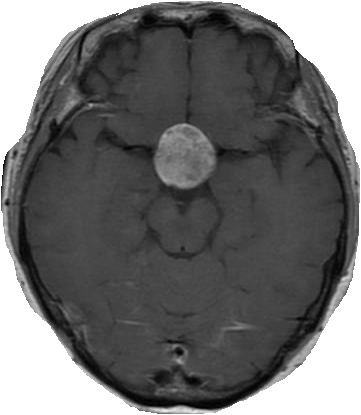
#> input picture processed images/1.PNG, 361 x 415 px, found by its file name
$ jupyter execute --allow-errors 'Feature Extraction.ipynb'   (shell and % lines are left out)   (older library calls are emulated)
#> lines starting #> are read from the running program, lines starting #| are printed output that depends on the picture; after the words box and inside, x2 and y2 are one past the last pixel; in counts of white or black regions, pixels touching at a corner belong together
[cell 1]
import os
import cv2
import numpy as np
import pandas as pd
import matplotlib.pyplot as plt
from skimage.io import imread, imshow
from skimage.filters import prewitt_h,prewitt_v
import imutils
from tqdm import tqdm
from PIL import Image
from scipy.stats import kurtosis
from skimage import io, filters, measure
import warnings
warnings.filterwarnings("ignore")
from skimage.feature import graycomatrix, graycoprops
from scipy.stats import skew

# DF of image paths:

[cell 2]
# [8 lines of commented-out code are left out]
data = 'C:/Users/Lenovo/Documents/MyProjects/Machine learning/Brain Tumor Detection/dataset/Testing'
No_tumor = 'C:/Users/Lenovo/Documents/MyProjects/Machine learning/Brain Tumor Detection/dataset/Testing/notumor'
glioma_tumor = 'C:/Users/Lenovo/Documents/MyProjects/Machine learning/Brain Tumor Detection/dataset/Testing/glioma'
meningioma_tumor = 'C:/Users/Lenovo/Documents/MyProjects/Machine learning/Brain Tumor Detection/dataset/Testing/meningioma'
pituitary_tumor = 'C:/Users/Lenovo/Documents/MyProjects/Machine learning/Brain Tumor Detection/dataset/Testing/pituitary'

[cell 3]
dirlist=[No_tumor, glioma_tumor, meningioma_tumor, pituitary_tumor]
classes=['No', 'glioma', 'meningioma', 'pituitary']
filepaths=[]
labels=[]
#> (the rest of this cell did not finish here and is left out)

[cell 4]
paths = pd.read_csv('testing_paths.csv')
#> (reads Final Notebook/testing_paths.csv from the repository)
paths.head()

[cell 5]
paths['Label'].value_counts()

### Images df

[cell 6]
# [16 lines of commented-out code are left out]

## Preprocessing

[cell 7]
"""
Finds the extreme points on the image and crops the rectangular out of them
"""
# [24 lines left out: function crop_img, not called in this run]

## Image Features

[cell 8]
"""
Finds important features extracted from the main image
"""
def image_features(path):
    # image_feature_data = [mean, std, entropy, rms, kurtios, hmi]
    image_feature_data = []
    ########################### First order statical features #############################################
    img = cv2.imread(path)
    # Mean of image
    mean_of_img = np.mean(img)
    image_feature_data.append(mean_of_img)

    # Standard deviation of image
    std_of_img = np.std(img)
    image_feature_data.append(std_of_img)

    # Vaiance of image
    # Convert the image to a NumPy array
    image_array = np.array(img)
    # Compute the variance of the pixel intensities
    variance = np.var(image_array)
    image_feature_data.append(variance)

    # Skewness of image
    # Flatten the array to a 1D array of pixel intensities
    pixel_values = image_array.flatten()
    # Compute the skewness of the pixel intensities
    skewness = skew(pixel_values)
    image_feature_data.append(skewness)

    gray = cv2.cvtColor(img, cv2.COLOR_RGB2GRAY)
    ########################### Enotropy #############################################
    # Compute the histogram of the image
    hist, _ = np.histogram(gray, bins=256, range=(0, 255))
    # Normalize the histogram
    hist = hist / np.sum(hist)
    # Compute the entropy of the image
    entropy = -np.sum(hist * np.log2(hist + 1e-9))
    image_feature_data.append(entropy)

    ########################### RMS #############################################
    # Compute the RMS of the image
    rms = np.sqrt(np.mean(np.square(img)))
    image_feature_data.append(rms)

    ########################### kurtosis #############################################
    # Calculate the kurtosis of the image
    k = kurtosis(img.flatten())
    image_feature_data.append(k)
    ########################### HMI #############################################
    # Calculate the image moments of the grayscale image
    moments = cv2.moments(gray)
    # Calculate the centroid of the grayscale image
    cx = int(moments['m10'] / moments['m00'])
    cy = int(moments['m01'] / moments['m00'])
    # Define the radius of the circular mask
    radius = int(min(gray.shape) * 0.4)
    # Create the circular mask
    mask = np.zeros_like(gray)
    cv2.circle(mask, (cx, cy), radius, 255, -1)
    # Apply the mask to the grayscale image
    masked_gray = cv2.bitwise_and(gray, gray, mask=mask)
    # Calculate the Hu moments of the masked grayscale image
    hu_moments = cv2.HuMoments(cv2.moments(masked_gray)).flatten()
    # Normalize the Hu moments
    hu_moments_normalized = -np.sign(hu_moments) * np.log10(np.abs(hu_moments))
    # Extract the first four Hu moment invariants
    # (HU1) brightness or intensity of the image
    # (HU2) is related to the symmetry of the image around its vertical axis
    # (HU3) is related to the symmetry of the image around its horizontal axis.
    # (HU4) is related to the skewness of the image, or the degree to which it is asymmetrical.
    hu_invariants = hu_moments_normalized[:4]
    image_feature_data.append(hu_moments_normalized[0])
    image_feature_data.append(hu_moments_normalized[1])
    image_feature_data.append(hu_moments_normalized[2])
    image_feature_data.append(hu_moments_normalized[3])
    return image_feature_data


"""
Finds GLCM features extracted from the main image
"""
# [22 lines left out: function get_feature, not called in this run]

# [4 lines of commented-out code are left out]

## Extract Tumor features

[cell 9]
"""
1. Finds the contours of the image
2. then extract the tumor contours
3. then extract the mean of area, perimeter, minor ans major axis of contour
"""
# the mean of all tumor contours
# [92 lines left out: function image_process_tumor_extraction, not called in this run]

# [4 lines of commented-out code are left out]

# Create Features DataFrame

[cell 10]
frames = ['Mean', 'std', 'Variance', 'Skewness', 'Entropy', 'RMS', 'Kurtios', 'HMI1', 'HMI2', 'HMI3', 'HMI4','Area','Perimeter', 'Circle','Convex Area','Solidity','Equivalent Diameter','Major Axis','Minor Axis',\
                             'contrast1','contrast2','contrast3','contrast4','dissimilarity1','dissimilarity2','dissimilarity3','dissimilarity4','homogeneity1','homogeneity2','homogeneity3','homogeneity4',\
                             'energy1','energy2','energy3','energy4','correlation1','correlation2','correlation3','correlation4','Class']
data = pd.DataFrame(columns=frames)
# features_tumor_array = [area_of_tumor_contours, perimeter_of_tumor_contours, circulatory_of_tumor_contours,
#                            convexity_of_tumor_contours, fractal_dimension_tumor_contours, solidity_tumor_contours
#                            major_axis, minor_axis, eccentricity_tumor_contours]

#> (the rest of this cell did not finish here and is left out)

[cell 11]
data.columns

#> (a cell that did not finish here is left out)

[cell 13]
data.to_csv('testing_dataset.csv', index=False)

[cell 14]
data.shape

# Processing Images & Feature extraction
this part is trials on single images from each class

[cell 15]
"""
Finds the extreme points on the image and crops the rectangular out of them
"""
def crop_img(path):
    img = cv2.imread(path)
#> img is the input picture: shape (415, 361, 3); min 0, max 255, mean 110.5
#     plt.imshow(img)
#     plt.show()
#     print(img.shape)
    gray = cv2.cvtColor(img, cv2.COLOR_RGB2GRAY)
#     print(gray.shape)
    gray = cv2.GaussianBlur(gray, (3, 3), 0)

    # threshold the image, then perform a series of erosions +
    # dilations to remove any small regions of noise
    thresh = cv2.threshold(gray, 55, 255, cv2.THRESH_BINARY)[1]
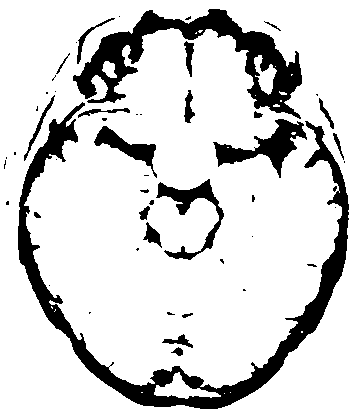
#> thresh: shape (415, 361); 83.9% white; 52 black regions (30 under 20 px), largest, box (x1, y1, x2, y2) and area: (18, 102, 349, 409) 10869, (73, 9, 302, 119) 7042, (213, 119, 307, 178) 1835
    thresh = cv2.erode(thresh, None, iterations=2)
#> thresh: shape (415, 361); 74.3% white; 20 black regions, largest, box (x1, y1, x2, y2) and area: (16, 7, 351, 411) 31766, (92, 124, 226, 262) 4550, (160, 332, 195, 358) 517
    thresh = cv2.dilate(thresh, None, iterations=2)
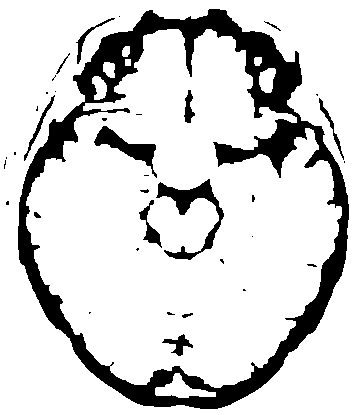
#> thresh: shape (415, 361); 83.2% white; 36 black regions (22 under 20 px)

    # find contours in thresholded image, then grab the largest one
    cnts = cv2.findContours(thresh.copy(), cv2.RETR_EXTERNAL, cv2.CHAIN_APPROX_SIMPLE)
#> cnts = 1 contour; box (x1, y1, x2, y2) and area: (0, 0, 361, 415) 149040
    cnts = imutils.grab_contours(cnts)
#> cnts = [[[0, 0], [0, 414], [360, 414], [360, 0]]]
    c = max(cnts, key=cv2.contourArea)
#> c = [[0, 0], [0, 414], [360, 414], [360, 0]]

    # find the extreme points
    extLeft = tuple(c[c[:, :, 0].argmin()][0])
#> extLeft = (0, 0)
    extRight = tuple(c[c[:, :, 0].argmax()][0])
#> extRight = (360, 414)
    extTop = tuple(c[c[:, :, 1].argmin()][0])
#> extTop = (0, 0)
    extBot = tuple(c[c[:, :, 1].argmax()][0])
#> extBot = (0, 414)
    ADD_PIXELS = 0
    new_img = img[extTop[1]-ADD_PIXELS:extBot[1]+ADD_PIXELS, extLeft[0]-ADD_PIXELS:extRight[0]+ADD_PIXELS].copy()
    plt.imshow(new_img)
    plt.title("croped Image")
    plt.show()
    return new_img


"""
1. Finds the contours of the image
2. then extract the tumor contours
3. then extract the mean of area, perimeter, minor ans major axis of contour
"""
# the mean of all tumor contours
def image_process_tumor_extraction(img):
    dim=(500,590)
    img = cv2.resize(img, dim)
#> img: shape (590, 500, 3)
    img_tumor = img.copy()
    gray_img = cv2.cvtColor(img, cv2.COLOR_BGR2GRAY)
#     print(gray_img.shape)
    blur_img = cv2.GaussianBlur(gray_img, (5, 5), 0)

    ret, thres_img = cv2.threshold(blur_img,100,255,cv2.THRESH_BINARY)
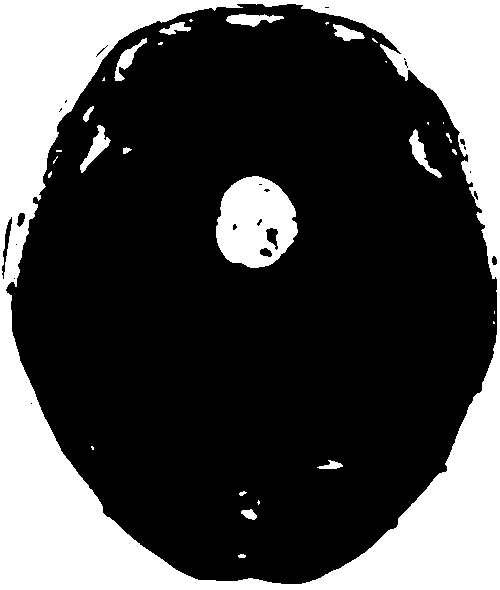
#> thres_img: shape (590, 500); 29.2% white; 31 white regions (15 under 20 px)

    titles = ['Original Image', 'Gray Scale','Blured Image', \
              'Threshold Image']
    images_phases = [img, gray_img,blur_img, thres_img]
    for i in range(len(images_phases)):
        plt.subplot(2,2,i+1),plt.imshow(images_phases[i],'gray')
        plt.title(titles[i])
        plt.xticks([]),plt.yticks([])
#> this loop made 4 passes
    plt.show()

    contours, hierarchy = cv2.findContours(thres_img, cv2.RETR_TREE, cv2.CHAIN_APPROX_SIMPLE)
#> contours = 60 contours, 37 with area under 20; largest, box (x1, y1, x2, y2) and area: (0, 0, 500, 590) 293911, (5, 3, 498, 585) 217538, (216, 176, 298, 268) 5611, (80, 125, 111, 173) 423, (409, 129, 442, 178) 384
    full_contoured_img = cv2.drawContours(img, contours, -1, (0,255,0), 3)
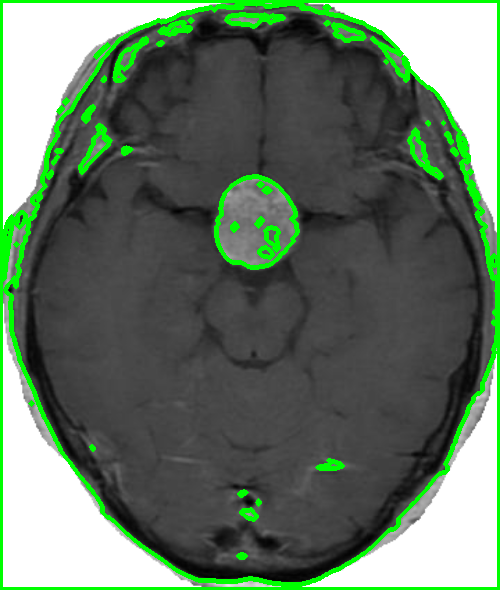
#> full_contoured_img: shape (590, 500, 3); mean of channels 0, 1, 2 98.6, 117.6, 98.6; drawn as B, G, R


    # Select the contour(s) that correspond to the tumor
    tumor_contours = []
    tumor_contour_areas = []
    for contour in contours:
        area = cv2.contourArea(contour)
        if area > 1000 and area < 50000:
            tumor_contour_areas.append(area)
            tumor_contours.append(contour)
#> this loop made 60 passes
#> area on passes 4, 6, 7, 8, 11, 19, 24, 26, 29, 33, 34, 35: 46.5, 247, 90.5, 30.5, 31.5, 23.5, 217538.5, 93.5, 96, 5611, 92, 179.5
#> (contour, area) on pass 1: ([[0, 0], [0, 589], [499, 589], [499, 0]], 293911)
#> after the loop, tumor_contour_areas = [5611]; tumor_contours = 1 contour; box (x1, y1, x2, y2) and area: (216, 176, 298, 268) 5611
    tumor_contoured_img = cv2.drawContours(img_tumor, tumor_contours, -1, (255,255,0), 3)

    titles_contour = ['Full Contour Image', 'Tumor Image']
    contour_images = [full_contoured_img, tumor_contoured_img ]
    for i in range(len(contour_images)):
        plt.subplot(1,2,i+1),plt.imshow(contour_images[i],'gray')
        plt.title(titles_contour[i])
        plt.xticks([]),plt.yticks([])
#> this loop made 2 passes
    plt.show()

[cell 16]
file1 = 'C:/Users/Lenovo/Documents/MyProjects/Machine learning/Brain Tumor Detection/dataset/Training/glioma/Tr-gl_0020.jpg'

# manual cropped
file = 'C:/Users/Lenovo/Documents/GitHub/Brain-Tumor-Datection/processed images/1.PNG'
crop_file = 'C:/Users/Lenovo/Documents/GitHub/Brain-Tumor-Datection/processed images/2.PNG'

[cell 17]
# glioma Tumor
img = crop_img(file)
image_process_tumor_extraction(img)

[cell 18]
img = crop_img(crop_file)
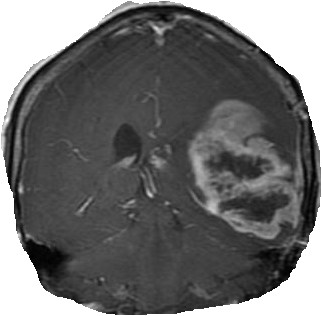
#> input picture processed images/2.PNG, 322 x 316 px, found by its file name
#> in crop_img, img is the input picture: shape (316, 322, 3); min 0, max 255, mean 110.3
#> in crop_img (call 2), `thresh = cv2.threshold(gray, 55, 255, cv2.THRESH_BINARY)[1]`: thresh: shape (316, 322); 82.1% white; 84 black regions (59 under 20 px), largest, box (x1, y1, x2, y2) and area: (164, 21, 297, 166) 4415, (225, 229, 303, 302) 2634, (7, 6, 258, 188) 2162
#> in crop_img (call 2), `thresh = cv2.erode(thresh, None, iterations=2)`: thresh: shape (316, 322); 68.4% white; 27 black regions, largest, box (x1, y1, x2, y2) and area: (5, 4, 320, 316) 26865, (222, 192, 290, 224) 1304, (112, 122, 152, 171) 1174
#> in crop_img (call 2), `thresh = cv2.dilate(thresh, None, iterations=2)`:
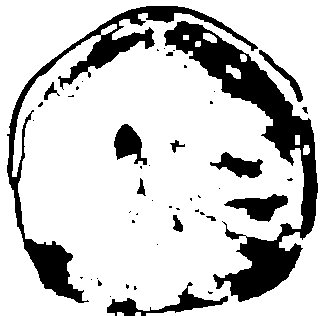
#> thresh: shape (316, 322); 79.6% white; 48 black regions (34 under 20 px)
#> in crop_img (call 2), `cnts = cv2.findContours(thresh.copy(), cv2.RETR_EXTERNAL, cv2.CHAIN_AP..`: cnts = 3 contours, 2 with area under 20; largest, box (x1, y1, x2, y2) and area: (0, 0, 322, 316) 99864
#> in crop_img (call 2), `c = max(cnts, key=cv2.contourArea)`: c = contour of 112 points, box (x1, y1, x2, y2) (0, 0, 322, 316), area 99864
#> in crop_img (call 2), `extRight = tuple(c[c[:, :, 0].argmax()][0])`: extRight = (321, 315)
#> in crop_img (call 2), `extBot = tuple(c[c[:, :, 1].argmax()][0])`: extBot = (0, 315)

image_process_tumor_extraction(img)
#> in image_process_tumor_extraction (call 2), `img = cv2.resize(img, dim)`:
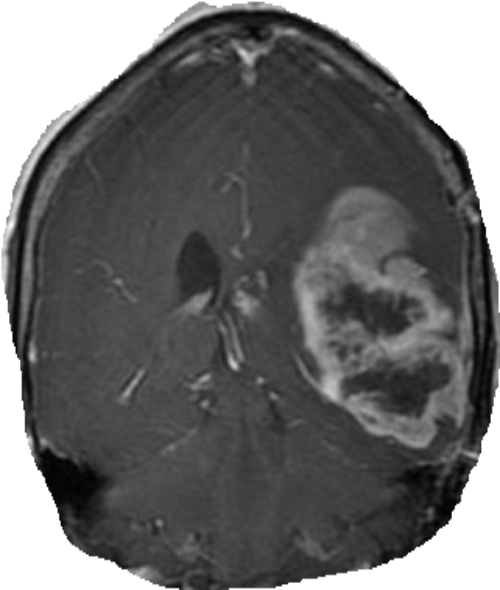
#> img: shape (590, 500, 3); min 0, max 255, mean 109.2
#> in image_process_tumor_extraction (call 2), `ret, thres_img = cv2.threshold(blur_img,100,255,cv2.THRESH_BINARY)`:
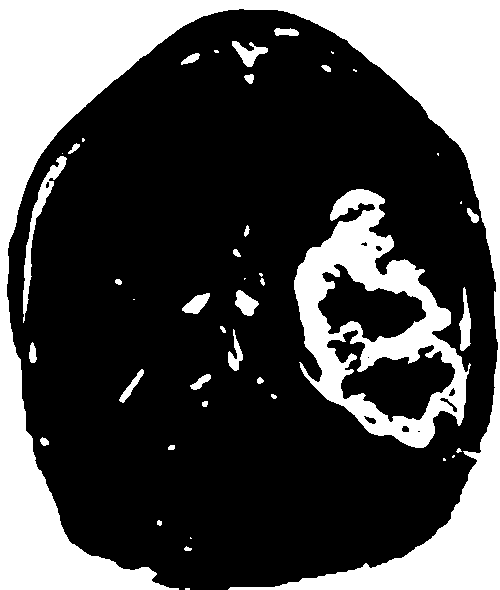
#> thres_img: shape (590, 500); 30.2% white; 44 white regions (15 under 20 px)
#> the loop in image_process_tumor_extraction (call 2), `for i in range(len(images_phases)):` made 4 passes
#> in image_process_tumor_extraction (call 2), `contours, hierarchy = cv2.findContours(thres_img, cv2.RETR_TREE, cv2.C..`: contours = 55 contours, 22 with area under 20; largest, box (x1, y1, x2, y2) and area: (0, 0, 500, 590) 66493, (294, 189, 471, 448) 26028, (326, 329, 456, 423) 5796, (317, 263, 427, 343) 4612, (23, 156, 67, 323) 975
#> in image_process_tumor_extraction (call 2), `full_contoured_img = cv2.drawContours(img, contours, -1, (0,255,0), 3)`:
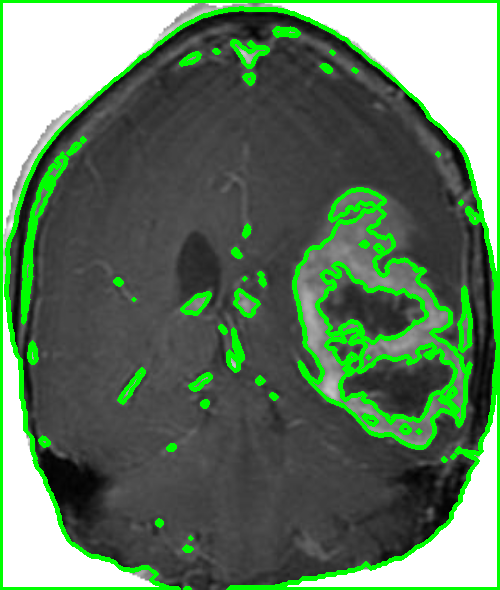
#> full_contoured_img: shape (590, 500, 3); mean of channels 0, 1, 2 95, 121.2, 95; drawn as B, G, R
#> the loop in image_process_tumor_extraction (call 2), `for contour in contours:` made 55 passes
#> area on passes 8, 9, 10, 12, 13, 14, 15, 16, 19, 20, 21, 22: 21.5, 44, 21.5, 26, 126, 187.5, 96.5, 222, 295, 336.5, 370.5, 24
#> after the loop in image_process_tumor_extraction (call 2), `for contour in contours:`: tumor_contour_areas = [26028.5, 5795.5, 4612.5]; tumor_contours = 3 contours; box (x1, y1, x2, y2) and area: (294, 189, 471, 448) 26028, (326, 329, 456, 423) 5796, (317, 263, 427, 343) 4612
#> in image_process_tumor_extraction (call 2), `tumor_contoured_img = cv2.drawContours(img_tumor, tumor_contours, -1, ..`:
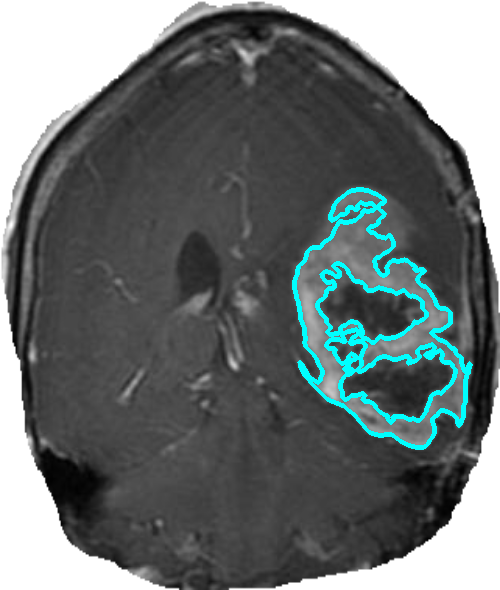
#> tumor_contoured_img: shape (590, 500, 3); mean of channels 0, 1, 2 113.7, 113.7, 106.2; drawn as B, G, R
#> the loop in image_process_tumor_extraction (call 2), `for i in range(len(contour_images)):` made 2 passes
